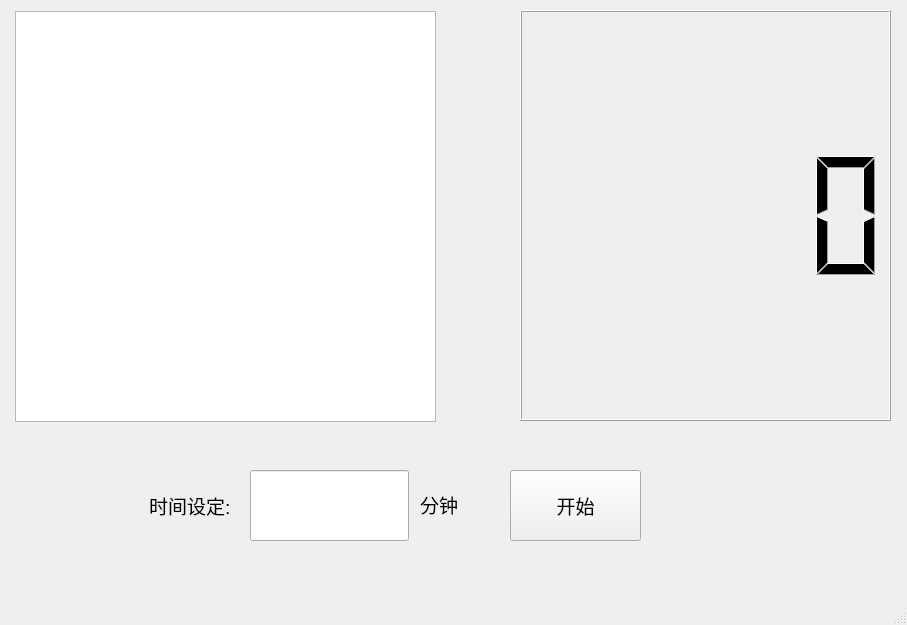
<?xml version="1.0" encoding="UTF-8"?>
<ui version="4.0">
 <class>MainWindow</class>
 <widget class="QMainWindow" name="MainWindow">
  <property name="geometry">
   <rect>
    <x>0</x>
    <y>0</y>
    <width>907</width>
    <height>625</height>
   </rect>
  </property>
  <property name="windowTitle">
   <string>MainWindow</string>
  </property>
  <widget class="QWidget" name="centralwidget">
   <widget class="QLCDNumber" name="lcdNumber">
    <property name="geometry">
     <rect>
      <x>520</x>
      <y>10</y>
      <width>371</width>
      <height>411</height>
     </rect>
    </property>
   </widget>
   <widget class="QLineEdit" name="lineEdit">
    <property name="geometry">
     <rect>
      <x>250</x>
      <y>470</y>
      <width>159</width>
      <height>71</height>
     </rect>
    </property>
   </widget>
   <widget class="QPushButton" name="pushButton">
    <property name="geometry">
     <rect>
      <x>510</x>
      <y>470</y>
      <width>131</width>
      <height>71</height>
     </rect>
    </property>
    <property name="font">
     <font>
      <pointsize>14</pointsize>
     </font>
    </property>
    <property name="text">
     <string>开始</string>
    </property>
   </widget>
   <widget class="QLabel" name="label">
    <property name="geometry">
     <rect>
      <x>149</x>
      <y>470</y>
      <width>101</width>
      <height>71</height>
     </rect>
    </property>
    <property name="font">
     <font>
      <pointsize>14</pointsize>
     </font>
    </property>
    <property name="text">
     <string>时间设定:</string>
    </property>
   </widget>
   <widget class="QLabel" name="label_2">
    <property name="geometry">
     <rect>
      <x>420</x>
      <y>469</y>
      <width>80</width>
      <height>71</height>
     </rect>
    </property>
    <property name="font">
     <font>
      <pointsize>14</pointsize>
     </font>
    </property>
    <property name="text">
     <string>分钟</string>
    </property>
   </widget>
   <widget class="QTableWidget" name="tableWidget">
    <property name="geometry">
     <rect>
      <x>15</x>
      <y>11</y>
      <width>421</width>
      <height>411</height>
     </rect>
    </property>
   </widget>
  </widget>
  <widget class="QMenuBar" name="menubar">
   <property name="geometry">
    <rect>
     <x>0</x>
     <y>0</y>
     <width>907</width>
     <height>25</height>
    </rect>
   </property>
  </widget>
  <widget class="QStatusBar" name="statusbar"/>
 </widget>
 <resources/>
 <connections/>
</ui>
